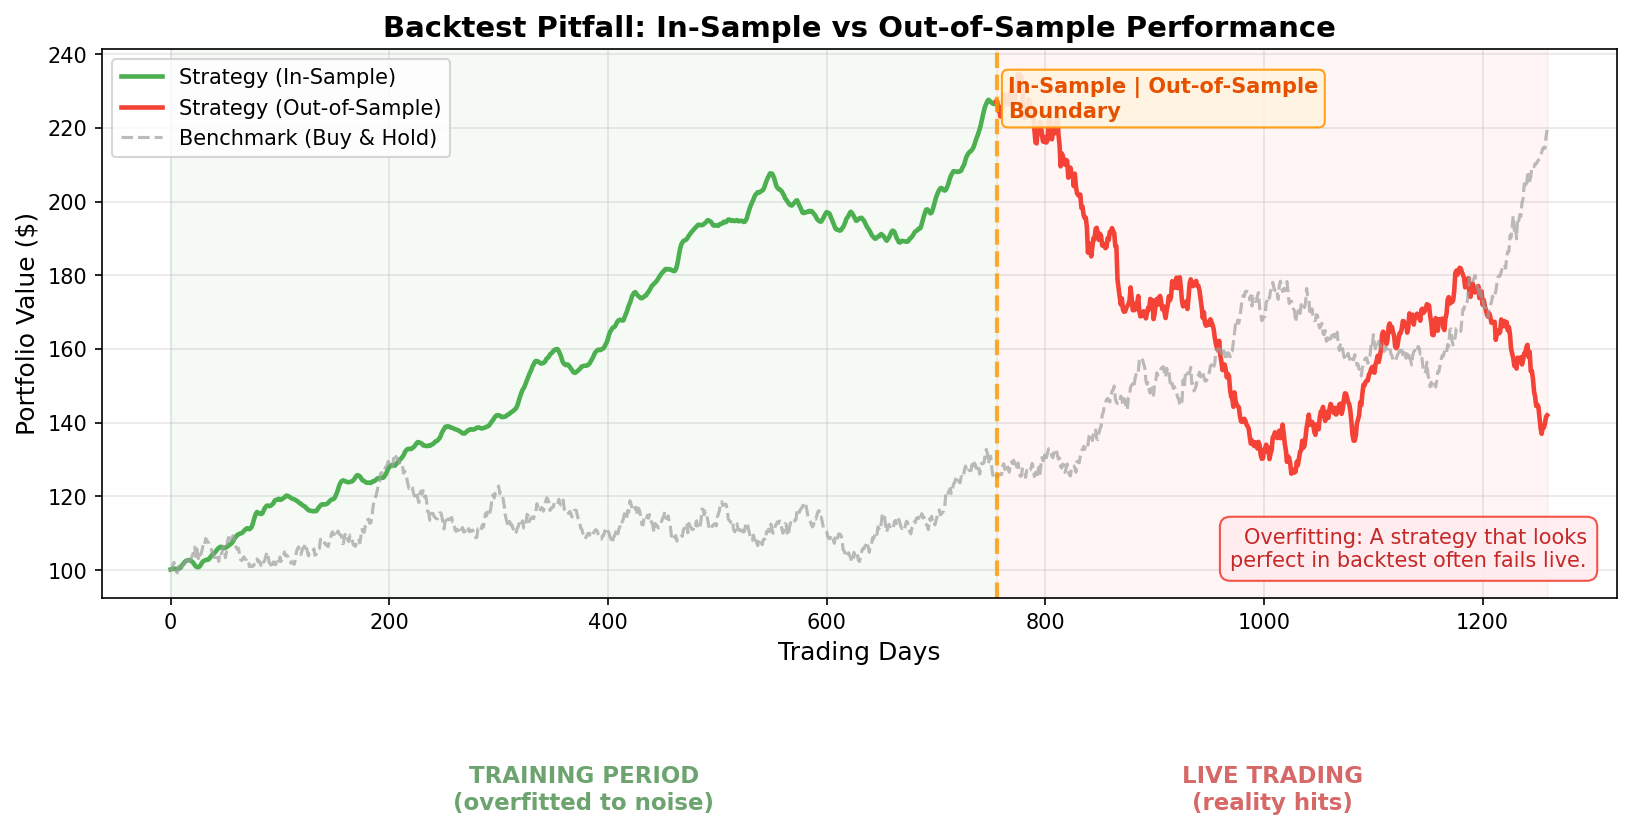

Here is the Python script that generated this plot:
"""
Week 46 - Backtest Pitfalls: Overfitting
==========================================
Shows two equity curves to illustrate overfitting:
  - In-sample (training period): smooth, impressive upward curve
  - Out-of-sample (live trading): choppy, mediocre, realistic
Highlights the danger of curve-fitting to historical data.
Output: week46_backtest_pitfalls.png
"""

import matplotlib.pyplot as plt
import numpy as np
import os

# ---------------------------------------------------------------------------
# Generate equity curves
# ---------------------------------------------------------------------------
np.random.seed(21)

# Time axis
days_in_sample = 252 * 3    # 3 years in-sample
days_out_sample = 252 * 2   # 2 years out-of-sample
total_days = days_in_sample + days_out_sample

# In-sample: overfitted strategy looks great (high Sharpe, smooth)
in_sample_returns = np.random.normal(0.0008, 0.005, days_in_sample)
# Make it smoother and more upward
in_sample_returns = np.convolve(in_sample_returns, np.ones(5)/5, mode="same")
in_sample_returns += 0.0004  # extra drift
in_sample_equity = 100 * np.exp(np.cumsum(in_sample_returns))

# Out-of-sample: same "strategy" falls apart (low Sharpe, choppy, drawdowns)
out_sample_returns = np.random.normal(0.0001, 0.012, days_out_sample)
# Add a big drawdown
out_sample_returns[60:120] -= 0.003
out_sample_returns[200:230] -= 0.004
out_sample_equity = in_sample_equity[-1] * np.exp(np.cumsum(out_sample_returns))

# Combine
equity_full = np.concatenate([in_sample_equity, out_sample_equity])
days = np.arange(total_days)

# Benchmark (buy and hold): steady growth
benchmark_returns = np.random.normal(0.0003, 0.01, total_days)
benchmark_equity = 100 * np.exp(np.cumsum(benchmark_returns))

# ---------------------------------------------------------------------------
# Plot
# ---------------------------------------------------------------------------
fig, ax = plt.subplots(figsize=(11, 6))

# In-sample period
ax.plot(days[:days_in_sample], equity_full[:days_in_sample],
        color="#4CAF50", linewidth=2.2, label="Strategy (In-Sample)")

# Out-of-sample period
ax.plot(days[days_in_sample-1:], equity_full[days_in_sample-1:],
        color="#F44336", linewidth=2.2, label="Strategy (Out-of-Sample)")

# Benchmark
ax.plot(days, benchmark_equity, color="#9E9E9E", linewidth=1.5,
        linestyle="--", alpha=0.7, label="Benchmark (Buy & Hold)")

# Vertical line separating in-sample / out-of-sample
ax.axvline(x=days_in_sample, color="#FF9800", linewidth=2, linestyle="--", alpha=0.8)
ax.text(days_in_sample + 10, equity_full.max() * 0.95,
        "In-Sample | Out-of-Sample\nBoundary",
        fontsize=10, color="#E65100", fontweight="bold",
        bbox=dict(boxstyle="round,pad=0.3", facecolor="#FFF3E0",
                  edgecolor="#FF9800", alpha=0.9))

# Shading for periods
ax.axvspan(0, days_in_sample, alpha=0.04, color="green")
ax.axvspan(days_in_sample, total_days, alpha=0.04, color="red")

# Period labels
ax.text(days_in_sample * 0.5, equity_full.max() * 0.15,
        "TRAINING PERIOD\n(overfitted to noise)",
        fontsize=11, ha="center", color="#2E7D32", alpha=0.7, fontweight="bold")
ax.text(days_in_sample + days_out_sample * 0.5, equity_full.max() * 0.15,
        "LIVE TRADING\n(reality hits)",
        fontsize=11, ha="center", color="#C62828", alpha=0.7, fontweight="bold")

# Warning box
props = dict(boxstyle="round,pad=0.5", facecolor="#FFEBEE", edgecolor="#F44336", alpha=0.9)
warning = "Overfitting: A strategy that looks\nperfect in backtest often fails live."
ax.text(0.98, 0.05, warning, transform=ax.transAxes,
        fontsize=10, ha="right", va="bottom", bbox=props, color="#C62828")

# Formatting
ax.set_xlabel("Trading Days", fontsize=12)
ax.set_ylabel("Portfolio Value ($)", fontsize=12)
ax.set_title("Backtest Pitfall: In-Sample vs Out-of-Sample Performance",
             fontsize=14, fontweight="bold")
ax.legend(fontsize=10, loc="upper left")
ax.grid(True, alpha=0.3)

plt.tight_layout()

# Save output
output_path = os.path.join(os.path.dirname(__file__), "week46_backtest_pitfalls.png")
plt.savefig(output_path, dpi=150, bbox_inches="tight")
plt.close()
print(f"Saved: {output_path}")
